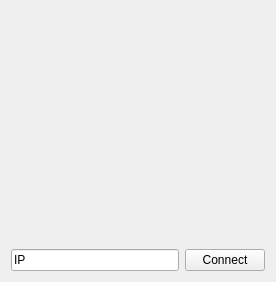
<?xml version="1.0" encoding="UTF-8"?>
<ui version="4.0">
 <class>Client</class>
 <widget class="QWidget" name="Client">
  <property name="geometry">
   <rect>
    <x>0</x>
    <y>0</y>
    <width>276</width>
    <height>282</height>
   </rect>
  </property>
  <property name="windowTitle">
   <string>Client</string>
  </property>
  <layout class="QGridLayout" name="gridLayout">
   <item row="1" column="0">
    <widget class="QLineEdit" name="lineEdit">
     <property name="text">
      <string>IP</string>
     </property>
    </widget>
   </item>
   <item row="1" column="2">
    <widget class="QPushButton" name="connectButton">
     <property name="text">
      <string>Connect</string>
     </property>
    </widget>
   </item>
   <item row="0" column="0">
    <spacer name="verticalSpacer">
     <property name="orientation">
      <enum>Qt::Vertical</enum>
     </property>
     <property name="sizeHint" stdset="0">
      <size>
       <width>20</width>
       <height>40</height>
      </size>
     </property>
    </spacer>
   </item>
  </layout>
 </widget>
 <resources/>
 <connections/>
</ui>
